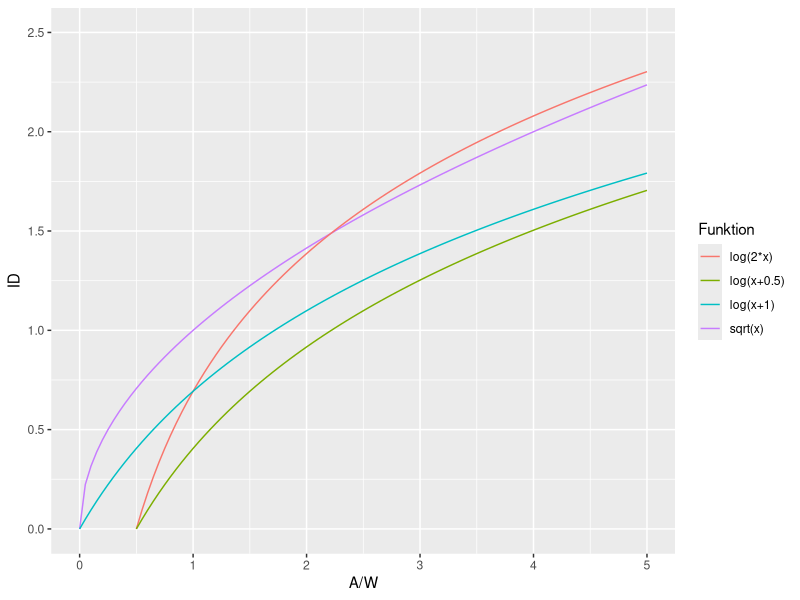
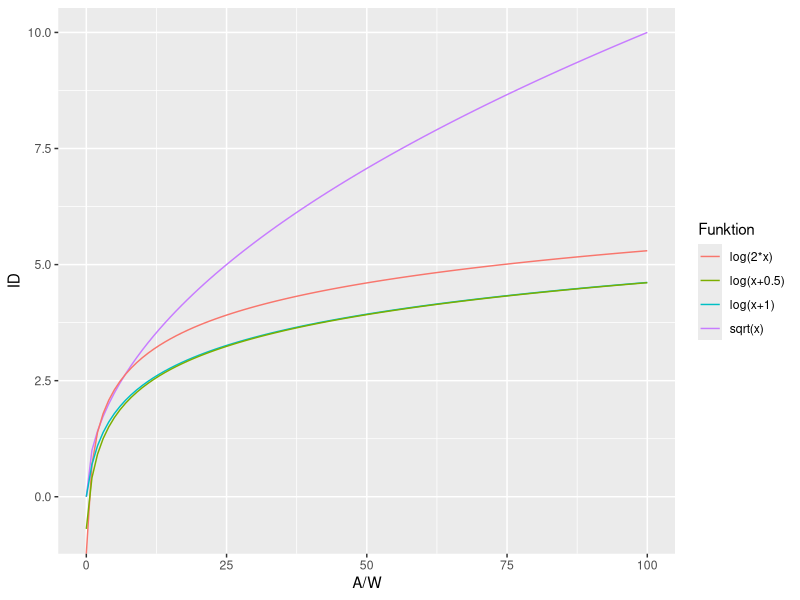

The R source for these figures, in order:
require(ggplot2)

ggplot(data.frame(x=c(0,2)), aes(x)) +
  stat_function(fun=function(x) sqrt(x), aes(color="sqrt(x)")) +
  stat_function(fun=function(x) log(2*x), aes(color="log(2*x)")) +
  stat_function(fun=function(x) log(x+1), aes(color="log(x+1)")) +
  stat_function(fun=function(x) log(x+0.5), aes(color="log(x+0.5)")) +
  xlim(0, 5) + ylim(0, 2.5) + xlab("A/W") + ylab("ID") +
  scale_colour_discrete(name = "Funktion")

ggplot(data.frame(x=c(0,2)), aes(x)) +
  stat_function(fun=function(x) sqrt(x), aes(color="sqrt(x)")) +
  stat_function(fun=function(x) log(2*x), aes(color="log(2*x)")) +
  stat_function(fun=function(x) log(x+1), aes(color="log(x+1)")) +
  stat_function(fun=function(x) log(x+0.5), aes(color="log(x+0.5)")) +
  xlim(0, 100) + xlab("A/W") + ylab("ID") +
  scale_colour_discrete(name = "Funktion")
